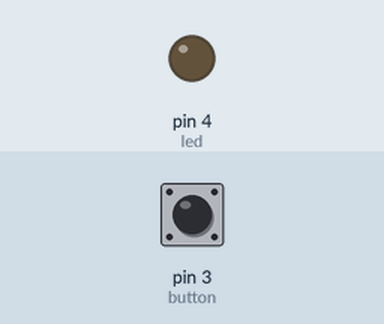
Simulated run of this sketch. Board: Arduino Uno, built with avr-gcc and run on an emulated ATmega328P. Parts: output pins drawn as LEDs (lit = HIGH). Inputs (shaded band) come from the test bench; at power-on: pin 3 (button) LOW.

Above: at 1.2 s.
1.3 s: pin 3 (button) pulled HIGH for 0.15 s
At 1.37 s:
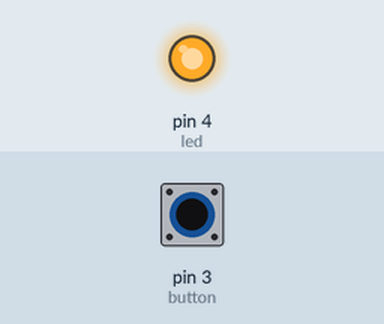
2.9 s: pin 3 (button) pulled HIGH for 3.2 s
At 6.5 s:
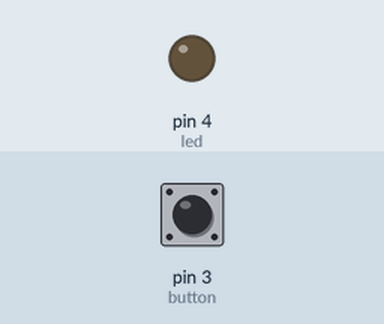
Timing chart, 0 to 8.0 s (numbered marks = the images above; inputs shaded):
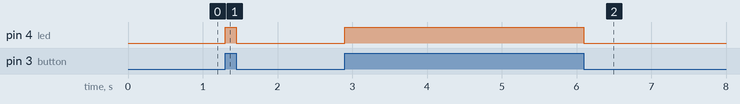

Measured:
- after the input at 1.3 s, pin 4 (led): LOW → HIGH at once, → LOW 0.15 s later
- after the input at 2.9 s, pin 4 (led): LOW → HIGH at once, → LOW 3.2 s later

The sketch:

Button.ino
```cpp
int button = 3;
int led = 4;

void setup() {
  pinMode(button, INPUT);
  pinMode(led, OUTPUT);
  Serial.begin(9600);
}

void loop() {
  int reading = digitalRead(button);
  if (reading){
    digitalWrite(led, HIGH);
  } else {
    digitalWrite(led, LOW);
  }
}
```
